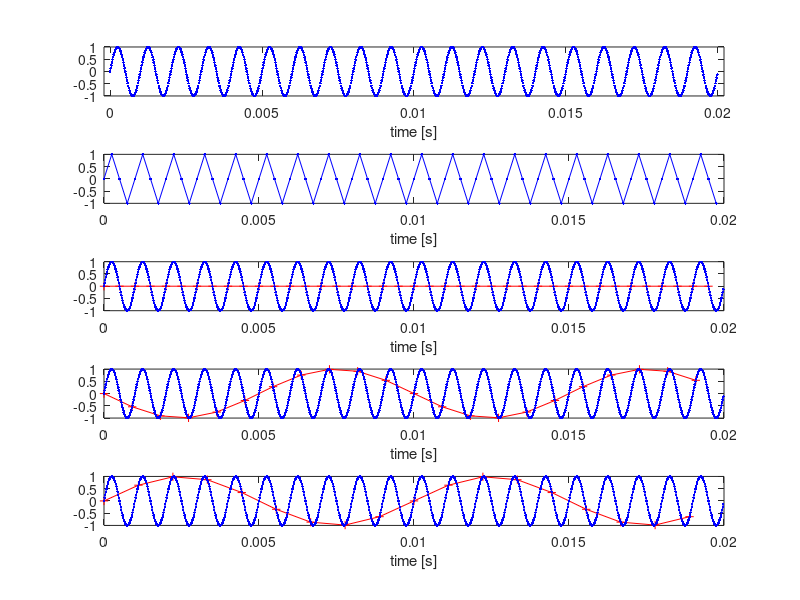

The MATLAB script that drew this image:
%% Labo 1A - Ex1: Sampling
clc; clear; close all;

%% Variables

A = 1; % [-]

% in seconds
T0 = 1e-3;
tmin = 0;
tmax = 20e-3;
dt = 20e-6;

%% "Analog" signal

tt = tmin:dt:tmax-dt; % -dt car on part de 0
xt = A*sin(2*pi*tt/T0);

%% fe = 4000Hz
fe1 = 4e3;
Te1 = 1/fe1;
tt1 = tmin:Te1:tmax-Te1;
sampling1 = A*sin(2*pi*tt1/T0);

%% fe = 2000Hz
fe2 = 2e3;
Te2 = 1/fe2;
tt2 = tmin:Te2:tmax-Te2;
sampling2 = A*sin(2*pi*tt2/T0);

%% fe = 1100Hz
fe4 = 1.1e3;
Te4 = 1/fe4;
tt3 = tmin:Te4:tmax-Te4;
sampling3 = A*sin(2*pi*tt3/T0);

%% fe = 900Hz
fe4 = 0.9e3;
Te4 = 1/fe4;
tt4 = tmin:Te4:tmax-Te4;
sampling4 = A*sin(2*pi*tt4/T0);

%% Plot
figure();
subplot(5,1,1);
title('fe = 4kHz');
plot(tt,xt, 'b.');
xlabel('time [s]');
xlim([-10*dt, tmax+10*dt]);

subplot(5,1,2);
plot(tt1,sampling1, 'b.-');
xlabel('time [s]');

subplot(5,1,3);
% here we have a sampling problem!! 
% -> always evaluating when function is 0
plot(tt2,sampling2, 'r+-', tt, xt, 'b.-');
xlabel('time [s]');

subplot(5,1,4);
plot(tt3,sampling3, 'r+-', tt, xt, 'b.-');
xlabel('time [s]');

subplot(5,1,5);
plot(tt4,sampling4, 'r+-', tt, xt, 'b.-');
xlabel('time [s]');

% Shannon's theorem: the min sampling frequency in twice the frequency of
% the signal
